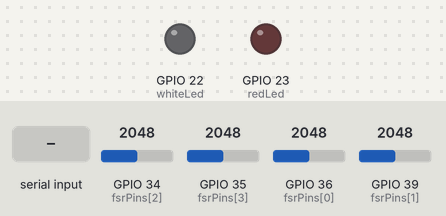
A sketch run on a simulated ESP32. Shown: output pins drawn as LEDs (lit = HIGH). The test bench sets the inputs (shaded band); at power-on: GPIO 34 (fsrPins[2]) = 2048, GPIO 35 (fsrPins[3]) = 2048, GPIO 36 (fsrPins[0]) = 2048, GPIO 39 (fsrPins[1]) = 2048. What the sketch prints to the serial monitor is not drawn.

Above: at 1.2 s.
1.3 s: "90,45\n" received over Serial
At 1.6 s:
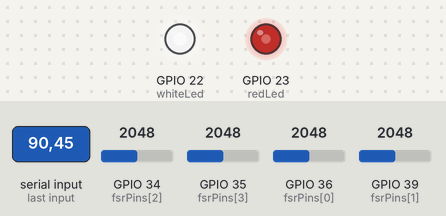
2.8 s: "30,150\n" received over Serial
At 3.9 s:
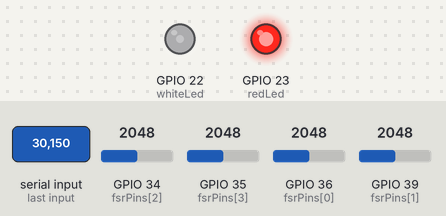
4.3 s: "1,90\n" received over Serial
At 5.0 s:
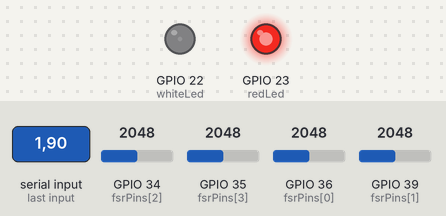
Timing chart, 0 to 7.3 s (numbered marks = the images above; inputs shaded):
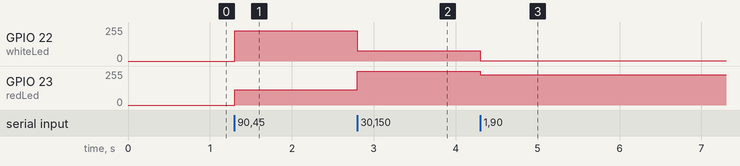

The sketch:

firmware.ino
```cpp
const int fsrPins[] = {36, 39, 34, 35};
const int whiteLed = 22;
const int redLed = 23;

unsigned long lastSend = 0;

void setup() {
  Serial.begin(115200);
  ledcAttach(whiteLed, 5000, 8);
  ledcAttach(redLed, 5000, 8);
}

void loop() {
  if (millis() - lastSend >= 100) {
    lastSend = millis();
    Serial.printf("%d,%d,%d,%d\n",
      analogRead(fsrPins[0]), analogRead(fsrPins[1]),
      analogRead(fsrPins[2]), analogRead(fsrPins[3]));
  }

  if (Serial.available()) {
    String line = Serial.readStringUntil('\n');
    int comma = line.indexOf(',');
    if (comma > 0) {
      int whiteDuty = constrain(line.substring(0, comma).toInt(), 0, 100);
      int redDuty = constrain(line.substring(comma + 1).toInt(), 0, 100);
      ledcWrite(whiteLed, map(whiteDuty, 0, 100, 0, 255));
      ledcWrite(redLed, map(redDuty, 0, 100, 0, 255));
    }
  }
}
```

Measured:
- after the input at 1.3 s, GPIO 22 (whiteLed): 0/255 → 228/255 at once; GPIO 23 (redLed): 0/255 → 114/255 at once
- after the input at 2.8 s, GPIO 22 (whiteLed): 228/255 → 76/255 at once; GPIO 23 (redLed): 114/255 → 255/255 at once
- after the input at 4.3 s, GPIO 22 (whiteLed): 76/255 → 2/255 at once; GPIO 23 (redLed): 255/255 → 228/255 at once
